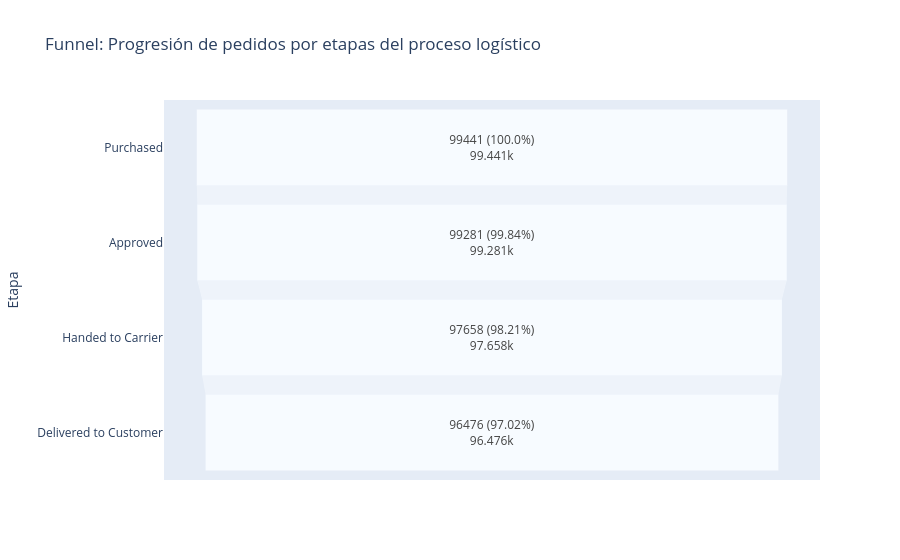

Notebook code for this chart:
### Markdown cell above
2.2. Funnel Chart (Gráfico de Embudo)

Vamos a medir cuantos pedidos llegan a cada etapa del proceso:

*   Purchased (compra creada) con **order_purchase_timestamp**
*   Approved (pago aprobado) con **order_approved_at**
*   Handed to Carrier (entregado a logística) con **order_delivered_carrier_date**
*   Delivered to Customer (entregado al cliente) con **order_delivered_customer_date**

Esto forma un funnel real: cada etapa depende de la anterior y normalmente va bajando.

### Code cell
# Crea indicadores por etapa
df_fun = df.copy()

df_fun["stage_purchased"] = df_fun["order_purchase_timestamp"].notna()
df_fun["stage_approved"] = df_fun["order_approved_at"].notna()
df_fun["stage_handed_to_carrier"] = df_fun["order_delivered_carrier_date"].notna()
df_fun["stage_delivered"] = df_fun["order_delivered_customer_date"].notna()

# Cuenta pedidos por etapa
funnel_data = pd.DataFrame({
    "stage": ["Purchased", "Approved", "Handed to Carrier", "Delivered to Customer"],
    "orders_count": [
        df_fun["stage_purchased"].sum(),
        df_fun["stage_approved"].sum(),
        df_fun["stage_handed_to_carrier"].sum(),
        df_fun["stage_delivered"].sum(),
    ]
})

# % respecto a inicio y % respecto a etapa anterior
funnel_data["conversion_pct_vs_start"] = (
    funnel_data["orders_count"] / funnel_data.loc[0, "orders_count"] * 100
).round(2)

funnel_data["conversion_pct_vs_prev"] = (
    funnel_data["orders_count"].div(funnel_data["orders_count"].shift(1)) * 100
).round(2)

# Etiquetas para mostrar dentro del funnel
funnel_data["label"] = (
    funnel_data["orders_count"].astype(str)
    + " ("
    + funnel_data["conversion_pct_vs_start"].astype(str)
    + "%)"
)

# Crea el grafico con Plotly Express
fig_funnel = px.funnel(
    funnel_data,
    x="orders_count",
    y="stage",
    text="label",
    title="Funnel: Progresión de pedidos por etapas del proceso logístico",
    color_discrete_sequence=px.colors.sequential.Blues
)

fig_funnel.update_traces(textposition="inside")
fig_funnel.update_layout(
    xaxis_title="Cantidad de pedidos",
    yaxis_title="Etapa"
)

fig_funnel.show()
fig_funnel.write_image("funnel_pedidos.png")
# Muestra las tablas
funnel_data

### Figure 1 — Plotly figure (JSON) as saved in the notebook; plotly's stock layout.template omitted (floating-point values rounded to 4 significant figures)
{"data": [{"hovertemplate": "orders_count=%{x}<br>stage=%{y}<br>label=%{text}<extra></extra>", "legendgroup": "", "marker": {"color": "rgb(247,251,255)"}, "name": "", "orientation": "h", "showlegend": false, "text": ["99441 (100.0%)", "99281 (99.84%)", "97658 (98.21%)", "96476 (97.02%)"], "textposition": "inside", "type": "funnel", "x": [99441, 99281, 97658, 96476], "xaxis": "x", "y": ["Purchased", "Approved", "Handed to Carrier", "Delivered to Customer"], "yaxis": "y"}], "layout": {"legend": {"tracegroupgap": 0}, "title": {"text": "Funnel: Progresión de pedidos por etapas del proceso logístico"}, "xaxis": {"anchor": "y", "domain": [0, 1], "title": {"text": "Cantidad de pedidos"}}, "yaxis": {"anchor": "x", "domain": [0, 1], "title": {"text": "Etapa"}}}}
